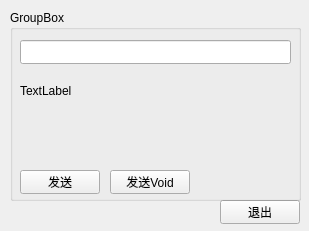
<?xml version="1.0" encoding="UTF-8"?>
<ui version="4.0">
 <class>MainWindow</class>
 <widget class="QMainWindow" name="MainWindow">
  <property name="geometry">
   <rect>
    <x>0</x>
    <y>0</y>
    <width>309</width>
    <height>231</height>
   </rect>
  </property>
  <property name="windowTitle">
   <string>MainWindow</string>
  </property>
  <widget class="QWidget" name="centralWidget">
   <widget class="QPushButton" name="button">
    <property name="geometry">
     <rect>
      <x>220</x>
      <y>200</y>
      <width>80</width>
      <height>24</height>
     </rect>
    </property>
    <property name="text">
     <string>退出</string>
    </property>
   </widget>
   <widget class="QGroupBox" name="groupBox">
    <property name="geometry">
     <rect>
      <x>10</x>
      <y>10</y>
      <width>291</width>
      <height>191</height>
     </rect>
    </property>
    <property name="title">
     <string>GroupBox</string>
    </property>
    <widget class="QLineEdit" name="lineEdit">
     <property name="geometry">
      <rect>
       <x>10</x>
       <y>30</y>
       <width>271</width>
       <height>24</height>
      </rect>
     </property>
    </widget>
    <widget class="QLabel" name="label">
     <property name="geometry">
      <rect>
       <x>10</x>
       <y>70</y>
       <width>261</width>
       <height>21</height>
      </rect>
     </property>
     <property name="text">
      <string>TextLabel</string>
     </property>
     <property name="buddy">
      <cstring>lineEdit</cstring>
     </property>
    </widget>
    <widget class="QPushButton" name="sendButton">
     <property name="geometry">
      <rect>
       <x>10</x>
       <y>160</y>
       <width>80</width>
       <height>24</height>
      </rect>
     </property>
     <property name="text">
      <string>发送</string>
     </property>
    </widget>
    <widget class="QPushButton" name="sendVoid">
     <property name="geometry">
      <rect>
       <x>100</x>
       <y>160</y>
       <width>80</width>
       <height>24</height>
      </rect>
     </property>
     <property name="text">
      <string>发送Void</string>
     </property>
    </widget>
   </widget>
  </widget>
 </widget>
 <layoutdefault spacing="6" margin="11"/>
 <tabstops>
  <tabstop>lineEdit</tabstop>
  <tabstop>sendVoid</tabstop>
  <tabstop>button</tabstop>
  <tabstop>sendButton</tabstop>
 </tabstops>
 <resources/>
 <connections/>
</ui>
